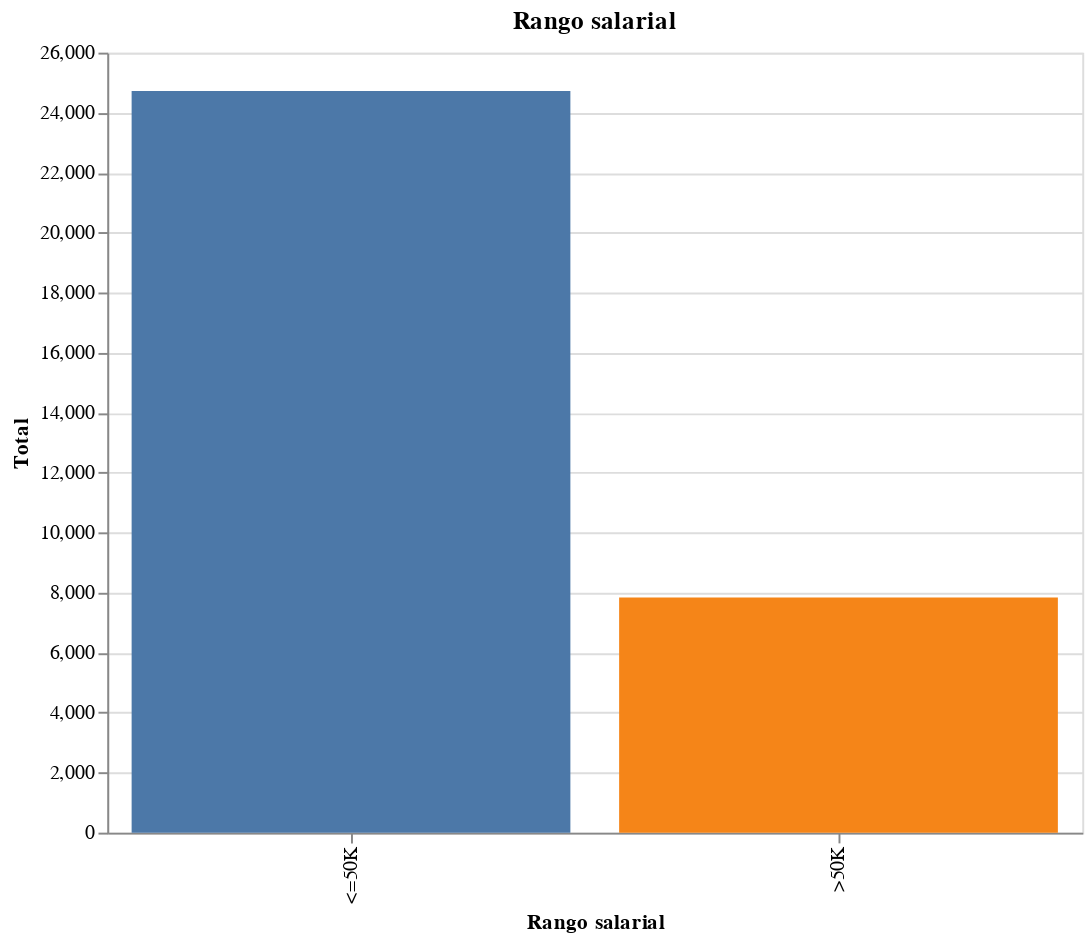

Notebook code cell kept with this figure:
### Code cell
# Estudio de la variable objetivo

unique_salary = df["salary"].unique()
print(f"Columnas diferentes de salario {unique_salary}")
total_salary_min = (df["salary"] == "<=50K").sum()
total_salary_max = (df["salary"] == ">50K").sum()
print("----------------")
print(f"El total de personas que cobran <=50K: {total_salary_min} ")
print(f"El total de personas que cobran >50K: {total_salary_max} ")
print("------------------------")

altdata = pd.DataFrame({
    "salary": ["<=50K", ">50K"],
    "count": [total_salary_min, total_salary_max],
})


chart = alt.Chart(altdata).mark_bar().encode(
    x=alt.X('salary:N', title='Rango salarial'),
    y=alt.Y('count:Q', title='Total'),
    color=alt.Color('salary:N', legend=None)
).properties(
    title='Rango salarial',
    width=500,
    height=400
)

chart.show()

### Figure 1 — Vega-Lite specification as saved in the notebook (floating-point values rounded to 4 significant figures)
{"config": {"view": {"continuousWidth": 300, "continuousHeight": 300}}, "data": {"name": "data-b7f2dced6f382906b79fa842752a4793"}, "mark": {"type": "bar"}, "encoding": {"color": {"field": "salary", "legend": null, "type": "nominal"}, "x": {"field": "salary", "title": "Rango salarial", "type": "nominal"}, "y": {"field": "count", "title": "Total", "type": "quantitative"}}, "height": 400, "title": "Rango salarial", "width": 500, "$schema": "https://vega.github.io/schema/vega-lite/v5.20.1.json", "datasets": {"data-b7f2dced6f382906b79fa842752a4793": [{"salary": "<=50K", "count": 24720}, {"salary": ">50K", "count": 7841}]}}
